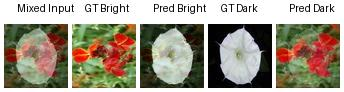
#> input picture experiments/flowers_baseline/samples/severe_swaps/rank_1_severity_7768.jpg, 344 x 92 px
$ python make_swap_grid.py
#> lines starting #> are read from the running program, lines starting #| are printed output that depends on the picture
#> in stack_swaps_vertically, raw_grid is the input picture: PIL image 344x92 RGB; mean R, G, B 157.9, 150.7, 134
import os
from PIL import Image

# --- CONFIGURATION ---
swaps_dir = "experiments/flowers_baseline/samples/severe_swaps"
output_path = "stacked_swaps_swapped_cols.jpg"

swap_files = [
    "rank_1_severity_7768.jpg",
    "rank_2_severity_7250.jpg",
    "rank_3_severity_6948.jpg",
    "rank_4_severity_6614.jpg",
    "rank_5_severity_6577.jpg"
]

IMG_SIZE = 64  # Size of each individual square image inside the grids
PADDING = 2   # PyTorch make_grid default outer/inner padding
# ---------------------


def remove_grid_padding_and_swap(img, img_size, padding):
    """Extracts sub-images from a padded grid, swaps the 3rd and 4th columns,

    and returns a completely flush image.
    """
#> called with img_size = 64, padding = 2
    num_cols = (img.width - padding) // (img_size + padding)
#> num_cols = 5
    num_rows = (img.height - padding) // (img_size + padding)
#> num_rows = 1

    # Create a new canvas with zero padding
    flush_w = num_cols * img_size
#> flush_w = 320
    flush_h = num_rows * img_size
#> flush_h = 64
    flush_img = Image.new("RGB", (flush_w, flush_h))
#> flush_img: PIL image 320x64 RGB; every value is 0

    for r in range(num_rows):
        row_cells = []

        # 1. Crop all cells in the current row
        for c in range(num_cols):
            left = padding + c * (img_size + padding)
            top = padding + r * (img_size + padding)
            right = left + img_size
            bottom = top + img_size

            row_cells.append(img.crop((left, top, right, bottom)))

        # 2. Perform the column swap (3rd column is index 2, 4th column is index 3)
        if len(row_cells) > 3:
            row_cells[2], row_cells[3] = row_cells[3], row_cells[2]

        # 3. Paste them sequentially without padding
        for c, cell in enumerate(row_cells):
            flush_img.paste(cell, (c * img_size, r * img_size))
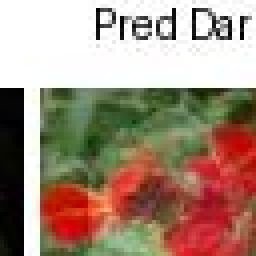
#> cell: PIL image 64x64 RGB (shown 4 times larger); mean R, G, B 165.8, 141.4, 125.1
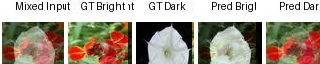
#> flush_img: PIL image 320x64 RGB; mean R, G, B 164.1, 152.9, 138.5

    return flush_img


def stack_swaps_vertically(directory, files, img_size, padding, output_path):
    processed_images = []

    # Load, un-pad, and swap columns for each grid image
    for file in files:
        full_path = os.path.join(directory, file)
        if os.path.exists(full_path):
            raw_grid = Image.open(full_path).convert("RGB")
            clean_grid = remove_grid_padding_and_swap(raw_grid, img_size, padding)
            processed_images.append(clean_grid)
        else:
            print(f"Error: File not found at {full_path}")
            return

    if not processed_images:
        return

    base_width = processed_images[0].width
    total_height = sum(img.height for img in processed_images)

    # Create the final vertical stack canvas
    stacked_image = Image.new("RGB", (base_width, total_height))

    # Stack the modified grids sequentially
    current_y = 0
    for img in processed_images:
        if img.width != base_width:
            scale_factor = base_width / img.width
            new_height = int(img.height * scale_factor)
            img = img.resize((base_width, new_height), Image.Resampling.LANCZOS)

        stacked_image.paste(img, (0, current_y))
        current_y += img.height

    # Export result
    stacked_image.save(output_path, quality=95)
    print(f"Success! Vertically stacked grid with swapped columns saved to: {output_path}")


if __name__ == "__main__":
    stack_swaps_vertically(
        directory=swaps_dir,
        files=swap_files,
        img_size=IMG_SIZE,
        padding=PADDING,
        output_path=output_path
    )
